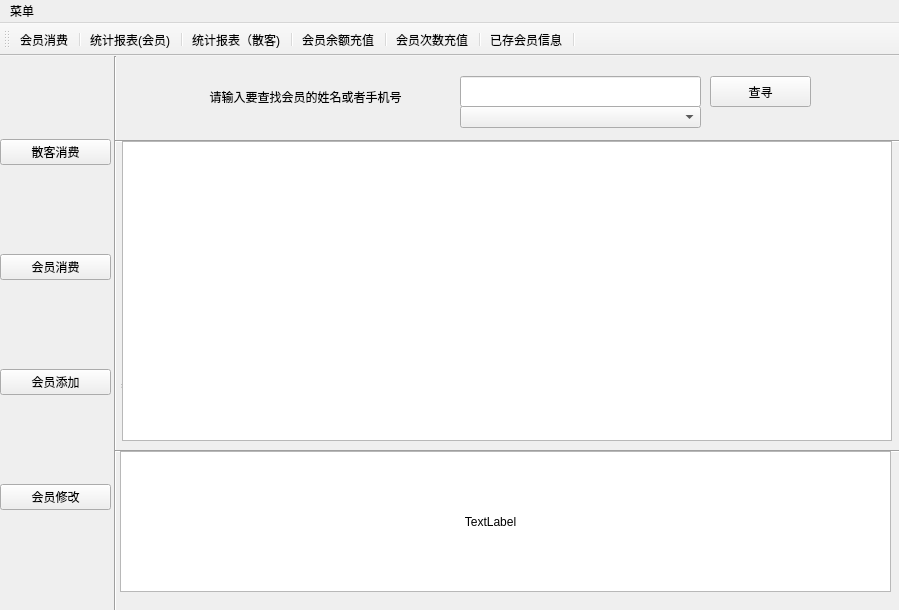
<?xml version="1.0" encoding="UTF-8"?>
<ui version="4.0">
 <class>StartPage</class>
 <widget class="QMainWindow" name="StartPage">
  <property name="geometry">
   <rect>
    <x>0</x>
    <y>0</y>
    <width>899</width>
    <height>610</height>
   </rect>
  </property>
  <property name="windowTitle">
   <string>MainWindow</string>
  </property>
  <widget class="QWidget" name="centralwidget">
   <widget class="QWidget" name="verticalLayoutWidget">
    <property name="geometry">
     <rect>
      <x>0</x>
      <y>0</y>
      <width>111</width>
      <height>541</height>
     </rect>
    </property>
    <layout class="QVBoxLayout" name="verticalLayout">
     <item>
      <widget class="QPushButton" name="pushButton_Temp_Consume">
       <property name="text">
        <string>散客消费</string>
       </property>
      </widget>
     </item>
     <item>
      <widget class="QPushButton" name="pushButton_Consume_Vip">
       <property name="text">
        <string>会员消费</string>
       </property>
      </widget>
     </item>
     <item>
      <widget class="QPushButton" name="pushButton_Add_Vip">
       <property name="text">
        <string>会员添加</string>
       </property>
      </widget>
     </item>
     <item>
      <widget class="QPushButton" name="pushButton_Modify_vip">
       <property name="text">
        <string>会员修改</string>
       </property>
      </widget>
     </item>
    </layout>
   </widget>
   <widget class="Line" name="line">
    <property name="geometry">
     <rect>
      <x>110</x>
      <y>0</y>
      <width>10</width>
      <height>600</height>
     </rect>
    </property>
    <property name="orientation">
     <enum>Qt::Vertical</enum>
    </property>
   </widget>
   <widget class="Line" name="line_2">
    <property name="geometry">
     <rect>
      <x>115</x>
      <y>80</y>
      <width>900</width>
      <height>10</height>
     </rect>
    </property>
    <property name="orientation">
     <enum>Qt::Horizontal</enum>
    </property>
   </widget>
   <widget class="QLabel" name="label">
    <property name="geometry">
     <rect>
      <x>150</x>
      <y>30</y>
      <width>311</width>
      <height>21</height>
     </rect>
    </property>
    <property name="text">
     <string>请输入要查找会员的姓名或者手机号</string>
    </property>
    <property name="alignment">
     <set>Qt::AlignCenter</set>
    </property>
   </widget>
   <widget class="QLineEdit" name="lineEdit_Find">
    <property name="geometry">
     <rect>
      <x>460</x>
      <y>20</y>
      <width>241</width>
      <height>31</height>
     </rect>
    </property>
    <property name="alignment">
     <set>Qt::AlignCenter</set>
    </property>
   </widget>
   <widget class="QPushButton" name="pushButton_Find">
    <property name="geometry">
     <rect>
      <x>710</x>
      <y>20</y>
      <width>101</width>
      <height>31</height>
     </rect>
    </property>
    <property name="text">
     <string>查寻</string>
    </property>
   </widget>
   <widget class="QWidget" name="formLayoutWidget_2">
    <property name="geometry">
     <rect>
      <x>480</x>
      <y>90</y>
      <width>361</width>
      <height>281</height>
     </rect>
    </property>
    <layout class="QGridLayout" name="gridLayout_2">
     <item row="0" column="0">
      <widget class="QLabel" name="label_6">
       <property name="text">
        <string>手机号码</string>
       </property>
       <property name="alignment">
        <set>Qt::AlignCenter</set>
       </property>
      </widget>
     </item>
     <item row="0" column="1">
      <widget class="QLineEdit" name="lineEdit_6"/>
     </item>
     <item row="1" column="0">
      <widget class="QLabel" name="label_7">
       <property name="text">
        <string>卡内余额</string>
       </property>
       <property name="alignment">
        <set>Qt::AlignCenter</set>
       </property>
      </widget>
     </item>
     <item row="1" column="1">
      <widget class="QLineEdit" name="lineEdit_7"/>
     </item>
     <item row="2" column="0">
      <widget class="QLabel" name="label_8">
       <property name="text">
        <string>享受折扣</string>
       </property>
       <property name="alignment">
        <set>Qt::AlignCenter</set>
       </property>
      </widget>
     </item>
     <item row="2" column="1">
      <widget class="QLineEdit" name="lineEdit_8"/>
     </item>
     <item row="3" column="0">
      <widget class="QLabel" name="label_9">
       <property name="text">
        <string>累计消费金额</string>
       </property>
       <property name="alignment">
        <set>Qt::AlignCenter</set>
       </property>
      </widget>
     </item>
     <item row="3" column="1">
      <widget class="QLineEdit" name="lineEdit_9"/>
     </item>
    </layout>
   </widget>
   <widget class="Line" name="line_3">
    <property name="geometry">
     <rect>
      <x>115</x>
      <y>380</y>
      <width>800</width>
      <height>30</height>
     </rect>
    </property>
    <property name="orientation">
     <enum>Qt::Horizontal</enum>
    </property>
   </widget>
   <widget class="QWidget" name="layoutWidget">
    <property name="geometry">
     <rect>
      <x>121</x>
      <y>91</y>
      <width>341</width>
      <height>281</height>
     </rect>
    </property>
    <layout class="QGridLayout" name="gridLayout">
     <item row="0" column="0">
      <widget class="QLabel" name="label_3">
       <property name="text">
        <string>姓名</string>
       </property>
       <property name="alignment">
        <set>Qt::AlignCenter</set>
       </property>
      </widget>
     </item>
     <item row="1" column="1">
      <widget class="QLineEdit" name="lineEdit_2"/>
     </item>
     <item row="2" column="1">
      <widget class="QLineEdit" name="lineEdit_4"/>
     </item>
     <item row="2" column="0">
      <widget class="QLabel" name="label_2">
       <property name="text">
        <string>剩余次数</string>
       </property>
       <property name="alignment">
        <set>Qt::AlignCenter</set>
       </property>
      </widget>
     </item>
     <item row="1" column="0">
      <widget class="QLabel" name="label_4">
       <property name="text">
        <string>会员卡类型</string>
       </property>
       <property name="alignment">
        <set>Qt::AlignCenter</set>
       </property>
      </widget>
     </item>
     <item row="0" column="1">
      <widget class="QLineEdit" name="lineEdit_5"/>
     </item>
     <item row="3" column="0">
      <widget class="QLabel" name="label_5">
       <property name="text">
        <string>累计消费次数</string>
       </property>
       <property name="alignment">
        <set>Qt::AlignCenter</set>
       </property>
      </widget>
     </item>
     <item row="3" column="1">
      <widget class="QLineEdit" name="lineEdit_3"/>
     </item>
    </layout>
   </widget>
   <widget class="QComboBox" name="comboBox">
    <property name="geometry">
     <rect>
      <x>460</x>
      <y>50</y>
      <width>241</width>
      <height>22</height>
     </rect>
    </property>
   </widget>
   <widget class="QTableWidget" name="qTableWidget">
    <property name="geometry">
     <rect>
      <x>120</x>
      <y>395</y>
      <width>771</width>
      <height>141</height>
     </rect>
    </property>
   </widget>
   <widget class="QLabel" name="label_10">
    <property name="geometry">
     <rect>
      <x>280</x>
      <y>420</y>
      <width>421</width>
      <height>91</height>
     </rect>
    </property>
    <property name="text">
     <string>TextLabel</string>
    </property>
    <property name="alignment">
     <set>Qt::AlignCenter</set>
    </property>
   </widget>
   <widget class="QTableWidget" name="tableWidget">
    <property name="geometry">
     <rect>
      <x>122</x>
      <y>85</y>
      <width>770</width>
      <height>300</height>
     </rect>
    </property>
   </widget>
  </widget>
  <widget class="QMenuBar" name="menubar">
   <property name="geometry">
    <rect>
     <x>0</x>
     <y>0</y>
     <width>899</width>
     <height>17</height>
    </rect>
   </property>
   <widget class="QMenu" name="menu">
    <property name="title">
     <string>菜单</string>
    </property>
    <addaction name="actionquit"/>
   </widget>
   <addaction name="menu"/>
  </widget>
  <widget class="QToolBar" name="toolBar">
   <property name="windowTitle">
    <string>toolBar</string>
   </property>
   <attribute name="toolBarArea">
    <enum>TopToolBarArea</enum>
   </attribute>
   <attribute name="toolBarBreak">
    <bool>false</bool>
   </attribute>
   <addaction name="Vip_Consume"/>
   <addaction name="separator"/>
   <addaction name="Sum_Vip_Consume"/>
   <addaction name="separator"/>
   <addaction name="Sum_Temp_Consume"/>
   <addaction name="separator"/>
   <addaction name="Vip_Recharge"/>
   <addaction name="separator"/>
   <addaction name="Recharge_Vip_Num"/>
   <addaction name="separator"/>
   <addaction name="Show_All_Vip"/>
   <addaction name="separator"/>
  </widget>
  <action name="actionquit">
   <property name="text">
    <string>退出</string>
   </property>
  </action>
  <action name="Vip_Consume">
   <property name="text">
    <string>会员消费</string>
   </property>
  </action>
  <action name="Sum_Vip_Consume">
   <property name="text">
    <string>统计报表(会员)</string>
   </property>
  </action>
  <action name="Sum_Temp_Consume">
   <property name="text">
    <string>统计报表（散客)</string>
   </property>
  </action>
  <action name="Vip_Recharge">
   <property name="text">
    <string>会员余额充值</string>
   </property>
  </action>
  <action name="Recharge_Vip_Num">
   <property name="text">
    <string>会员次数充值</string>
   </property>
  </action>
  <action name="Show_All_Vip">
   <property name="text">
    <string>已存会员信息</string>
   </property>
  </action>
 </widget>
 <resources/>
 <connections>
  <connection>
   <sender>actionquit</sender>
   <signal>triggered()</signal>
   <receiver>StartPage</receiver>
   <slot>close()</slot>
   <hints>
    <hint type="sourcelabel">
     <x>-1</x>
     <y>-1</y>
    </hint>
    <hint type="destinationlabel">
     <x>399</x>
     <y>299</y>
    </hint>
   </hints>
  </connection>
  <connection>
   <sender>Vip_Consume</sender>
   <signal>triggered()</signal>
   <receiver>pushButton_Consume_Vip</receiver>
   <slot>click()</slot>
   <hints>
    <hint type="sourcelabel">
     <x>-1</x>
     <y>-1</y>
    </hint>
    <hint type="destinationlabel">
     <x>55</x>
     <y>250</y>
    </hint>
   </hints>
  </connection>
 </connections>
</ui>
